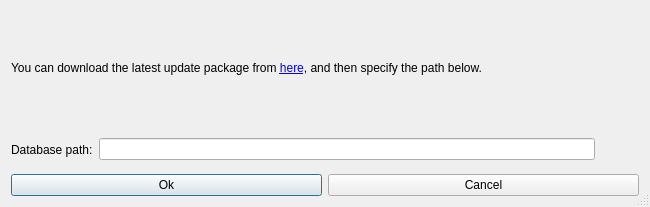
<?xml version="1.0" encoding="UTF-8"?>
<ui version="4.0">
 <class>Manual_update</class>
 <widget class="QDialog" name="Manual_update">
  <property name="geometry">
   <rect>
    <x>0</x>
    <y>0</y>
    <width>650</width>
    <height>207</height>
   </rect>
  </property>
  <property name="minimumSize">
   <size>
    <width>650</width>
    <height>0</height>
   </size>
  </property>
  <property name="maximumSize">
   <size>
    <width>16777215</width>
    <height>16777215</height>
   </size>
  </property>
  <property name="windowTitle">
   <string>Update manually</string>
  </property>
  <property name="sizeGripEnabled">
   <bool>true</bool>
  </property>
  <layout class="QGridLayout" name="gridLayout">
   <item row="0" column="0" colspan="3">
    <widget class="QLabel" name="label_3">
     <property name="text">
      <string>&lt;html&gt;&lt;head/&gt;&lt;body&gt;&lt;p&gt;You can download the latest update package from &lt;a href=&quot;http://phylosuite.jushengwu.com/updates/update.zip&quot;&gt;&lt;span style=&quot; text-decoration: underline; color:#0000ff;&quot;&gt;here&lt;/span&gt;&lt;/a&gt;, and then specify the path below.&lt;/p&gt;&lt;/body&gt;&lt;/html&gt;</string>
     </property>
     <property name="scaledContents">
      <bool>false</bool>
     </property>
     <property name="wordWrap">
      <bool>true</bool>
     </property>
     <property name="openExternalLinks">
      <bool>true</bool>
     </property>
     <property name="textInteractionFlags">
      <set>Qt::LinksAccessibleByMouse|Qt::TextSelectableByMouse</set>
     </property>
    </widget>
   </item>
   <item row="1" column="0">
    <widget class="QLabel" name="label">
     <property name="text">
      <string>Database path:</string>
     </property>
    </widget>
   </item>
   <item row="1" column="1">
    <widget class="QLineEdit" name="lineEdit">
     <property name="dragEnabled">
      <bool>true</bool>
     </property>
     <property name="readOnly">
      <bool>true</bool>
     </property>
     <property name="placeholderText">
      <string/>
     </property>
    </widget>
   </item>
   <item row="1" column="2">
    <widget class="QToolButton" name="toolButton_3">
     <property name="styleSheet">
      <string notr="true"/>
     </property>
     <property name="text">
      <string/>
     </property>
     <property name="icon">
      <iconset resource="../myRes.qrc">
       <normaloff>:/picture/resourses/Open_folder_add_512px_1186192_easyicon.net.png</normaloff>:/picture/resourses/Open_folder_add_512px_1186192_easyicon.net.png</iconset>
     </property>
     <property name="iconSize">
      <size>
       <width>30</width>
       <height>30</height>
      </size>
     </property>
     <property name="checkable">
      <bool>false</bool>
     </property>
     <property name="checked">
      <bool>false</bool>
     </property>
     <property name="autoRaise">
      <bool>true</bool>
     </property>
    </widget>
   </item>
   <item row="2" column="0" colspan="3">
    <layout class="QHBoxLayout" name="horizontalLayout">
     <item>
      <widget class="QPushButton" name="pushButton">
       <property name="text">
        <string>Ok</string>
       </property>
       <property name="icon">
        <iconset resource="../myRes.qrc">
         <normaloff>:/picture/resourses/btn_ok.png</normaloff>:/picture/resourses/btn_ok.png</iconset>
       </property>
      </widget>
     </item>
     <item>
      <widget class="QPushButton" name="pushButton_2">
       <property name="text">
        <string>Cancel</string>
       </property>
       <property name="icon">
        <iconset resource="../myRes.qrc">
         <normaloff>:/picture/resourses/btn_close.png</normaloff>:/picture/resourses/btn_close.png</iconset>
       </property>
      </widget>
     </item>
    </layout>
   </item>
  </layout>
 </widget>
 <resources>
  <include location="../myRes.qrc"/>
 </resources>
 <connections/>
</ui>
